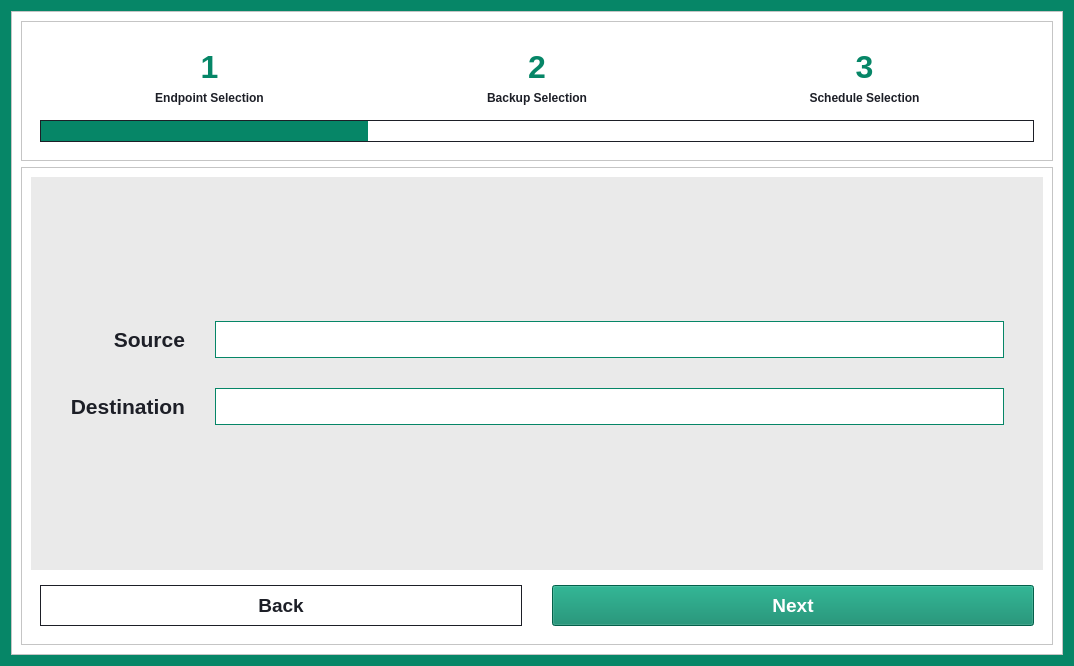
<?xml version="1.0" encoding="UTF-8"?>
<ui version="4.0">
 <class>CreateScheduleDialog</class>
 <widget class="QDialog" name="CreateScheduleDialog">
  <property name="geometry">
   <rect>
    <x>0</x>
    <y>0</y>
    <width>1074</width>
    <height>666</height>
   </rect>
  </property>
  <property name="windowTitle">
   <string>Dialog</string>
  </property>
  <property name="styleSheet">
   <string notr="true">* {
	font-family: &quot;Ubuntu Sans&quot;;
}

QDialog#CreateScheduleDialog {
	background-color: rgb(6, 134, 103);
}

QFrame {
	background: white;
}

QPushButton {
	padding: 16px 32px;
	font-size: 32px;
	font-weight: 500;
	qproperty-iconSize: 36px 36px;
	background-color: rgb(6, 134, 103);
	color: white;
	text-align: left;
}

QRadioButton {
	padding: 32px;
	font-size: 24px;
	font-weight: 500;
	background-color: white;
	color: rgb(29, 31, 39);
	border: 1px solid rgb(29, 31, 39);
}

QRadioButton::indicator {
	width: 0;
	height: 0;
}

QRadioButton:hover {
	background-color: rgb(234, 234, 234);
}

QRadioButton:checked {
	color: white;
	background-color: rgb(6, 134, 103);
	border: none;
}

QProgressBar {
    border: 1px solid rgb(29, 31, 39);
    height: 20px;
    text-align: center;
    font-weight: bold;
}

QProgressBar::chunk {
    background-color: rgb(6, 134, 103);
}

QLabel {
    color: rgb(29, 31, 39);
    font-weight: bold;
}</string>
  </property>
  <layout class="QGridLayout" name="gridLayout">
   <item row="0" column="0">
    <widget class="QFrame" name="frame">
     <property name="frameShape">
      <enum>QFrame::StyledPanel</enum>
     </property>
     <property name="frameShadow">
      <enum>QFrame::Raised</enum>
     </property>
     <layout class="QVBoxLayout" name="verticalLayout">
      <item>
       <widget class="QFrame" name="frame_4">
        <property name="sizePolicy">
         <sizepolicy hsizetype="Preferred" vsizetype="Fixed">
          <horstretch>0</horstretch>
          <verstretch>0</verstretch>
         </sizepolicy>
        </property>
        <property name="frameShape">
         <enum>QFrame::StyledPanel</enum>
        </property>
        <property name="frameShadow">
         <enum>QFrame::Raised</enum>
        </property>
        <layout class="QVBoxLayout" name="verticalLayout_3">
         <item>
          <widget class="QFrame" name="frame_5">
           <property name="sizePolicy">
            <sizepolicy hsizetype="Preferred" vsizetype="Preferred">
             <horstretch>0</horstretch>
             <verstretch>0</verstretch>
            </sizepolicy>
           </property>
           <property name="styleSheet">
            <string notr="true">QLabel {
	text-align: center;
}</string>
           </property>
           <property name="frameShape">
            <enum>QFrame::NoFrame</enum>
           </property>
           <property name="frameShadow">
            <enum>QFrame::Plain</enum>
           </property>
           <property name="lineWidth">
            <number>0</number>
           </property>
           <layout class="QVBoxLayout" name="verticalLayout_2">
            <item>
             <widget class="QFrame" name="frame_7">
              <property name="styleSheet">
               <string notr="true">QLabel {
	font-size: 24pt;
	color: rgb(6, 134, 103);
}</string>
              </property>
              <property name="frameShape">
               <enum>QFrame::NoFrame</enum>
              </property>
              <property name="frameShadow">
               <enum>QFrame::Raised</enum>
              </property>
              <layout class="QHBoxLayout" name="horizontalLayout">
               <property name="bottomMargin">
                <number>0</number>
               </property>
               <item>
                <widget class="QLabel" name="label_5">
                 <property name="text">
                  <string>1</string>
                 </property>
                 <property name="alignment">
                  <set>Qt::AlignCenter</set>
                 </property>
                </widget>
               </item>
               <item>
                <widget class="QLabel" name="label_6">
                 <property name="text">
                  <string>2</string>
                 </property>
                 <property name="alignment">
                  <set>Qt::AlignCenter</set>
                 </property>
                </widget>
               </item>
               <item>
                <widget class="QLabel" name="label_7">
                 <property name="text">
                  <string>3</string>
                 </property>
                 <property name="alignment">
                  <set>Qt::AlignCenter</set>
                 </property>
                </widget>
               </item>
              </layout>
             </widget>
            </item>
            <item>
             <widget class="QFrame" name="frame_8">
              <property name="frameShape">
               <enum>QFrame::NoFrame</enum>
              </property>
              <property name="frameShadow">
               <enum>QFrame::Raised</enum>
              </property>
              <layout class="QHBoxLayout" name="horizontalLayout_2">
               <property name="topMargin">
                <number>0</number>
               </property>
               <item>
                <widget class="QLabel" name="label_4">
                 <property name="text">
                  <string>Endpoint Selection</string>
                 </property>
                 <property name="alignment">
                  <set>Qt::AlignCenter</set>
                 </property>
                </widget>
               </item>
               <item>
                <widget class="QLabel" name="label_2">
                 <property name="text">
                  <string>Backup Selection</string>
                 </property>
                 <property name="alignment">
                  <set>Qt::AlignCenter</set>
                 </property>
                </widget>
               </item>
               <item>
                <widget class="QLabel" name="label_3">
                 <property name="text">
                  <string>Schedule Selection</string>
                 </property>
                 <property name="alignment">
                  <set>Qt::AlignCenter</set>
                 </property>
                </widget>
               </item>
              </layout>
             </widget>
            </item>
            <item>
             <widget class="QProgressBar" name="progressBar">
              <property name="value">
               <number>33</number>
              </property>
              <property name="textVisible">
               <bool>false</bool>
              </property>
             </widget>
            </item>
           </layout>
          </widget>
         </item>
        </layout>
       </widget>
      </item>
      <item>
       <widget class="QFrame" name="frame_2">
        <property name="frameShape">
         <enum>QFrame::StyledPanel</enum>
        </property>
        <property name="frameShadow">
         <enum>QFrame::Raised</enum>
        </property>
        <layout class="QVBoxLayout" name="verticalLayout_4">
         <item>
          <widget class="QStackedWidget" name="stackedWidget_createSchedule">
           <property name="styleSheet">
            <string notr="true">QWidget#endpoint_page,  
QWidget#backup_page, 
QWidget#schedule_page {
	background-color: rgb(234, 234, 234);
}

QLabel {
	background-color: rgb(234, 234, 234);
	font-weight: 500;
	font-size: 16pt;
}

QLineEdit {
	color: rgb(6, 134, 103);
	font-weight: 700;
	font-size: 16pt;
	padding: 4px;
	border: 1px solid rgb(6, 134, 103);
}

QLineEdit:disabled {
	background: rgba(6, 134, 103, 0.5);
}</string>
           </property>
           <widget class="QWidget" name="endpoint_page">
            <layout class="QGridLayout" name="gridLayout_3">
             <item row="0" column="0">
              <layout class="QGridLayout" name="gridLayout_2">
               <property name="leftMargin">
                <number>30</number>
               </property>
               <property name="topMargin">
                <number>30</number>
               </property>
               <property name="rightMargin">
                <number>30</number>
               </property>
               <property name="bottomMargin">
                <number>30</number>
               </property>
               <property name="spacing">
                <number>30</number>
               </property>
               <item row="1" column="0">
                <widget class="QLabel" name="label_8">
                 <property name="text">
                  <string>Destination</string>
                 </property>
                 <property name="alignment">
                  <set>Qt::AlignRight|Qt::AlignTrailing|Qt::AlignVCenter</set>
                 </property>
                </widget>
               </item>
               <item row="1" column="1">
                <widget class="QLineEdit" name="destinationInput"/>
               </item>
               <item row="0" column="0">
                <widget class="QLabel" name="label">
                 <property name="text">
                  <string>Source</string>
                 </property>
                 <property name="alignment">
                  <set>Qt::AlignRight|Qt::AlignTrailing|Qt::AlignVCenter</set>
                 </property>
                </widget>
               </item>
               <item row="0" column="1">
                <widget class="QLineEdit" name="sourceInput"/>
               </item>
              </layout>
             </item>
            </layout>
           </widget>
           <widget class="QWidget" name="backup_page">
            <property name="styleSheet">
             <string notr="true">QFrame {
	background: rgb(234, 234, 234);
}

QLabel {
	background-color: rgb(234, 234, 234);
	font-weight: 500;
	font-size: 16pt;
}

QLineEdit {
	color: rgb(6, 134, 103);
	font-weight: 700;
	font-size: 16pt;
	padding: 4px;
	border: 1px solid rgb(6, 134, 103);
}

QRadioButton {
	padding: 0px auto;
	font-size: 16pt;
	font-weight: 500;
	background-color: white;
	color: rgb(29, 31, 39);
	border: 1px solid rgb(29, 31, 39);
}

QRadioButton::indicator {
	width: 0;
	height: 0;
}

QRadioButton:hover {
	background-color: rgb(234, 234, 234);
}

QRadioButton:checked {
	color: white;
	background-color: rgb(6, 134, 103);
	border: none;
}
</string>
            </property>
            <layout class="QGridLayout" name="gridLayout_5">
             <item row="0" column="0">
              <layout class="QGridLayout" name="gridLayout_4">
               <property name="leftMargin">
                <number>30</number>
               </property>
               <property name="topMargin">
                <number>30</number>
               </property>
               <property name="rightMargin">
                <number>30</number>
               </property>
               <property name="bottomMargin">
                <number>30</number>
               </property>
               <property name="spacing">
                <number>30</number>
               </property>
               <item row="1" column="0">
                <widget class="QLabel" name="label_10">
                 <property name="text">
                  <string>Remarks</string>
                 </property>
                 <property name="alignment">
                  <set>Qt::AlignRight|Qt::AlignTrailing|Qt::AlignVCenter</set>
                 </property>
                </widget>
               </item>
               <item row="0" column="0">
                <widget class="QLabel" name="label_9">
                 <property name="text">
                  <string>Backup type</string>
                 </property>
                 <property name="alignment">
                  <set>Qt::AlignRight|Qt::AlignTrailing|Qt::AlignVCenter</set>
                 </property>
                </widget>
               </item>
               <item row="1" column="1">
                <widget class="QLineEdit" name="remarksInput"/>
               </item>
               <item row="0" column="1">
                <layout class="QVBoxLayout" name="verticalLayout_5">
                 <item>
                  <widget class="QRadioButton" name="fullButton">
                   <property name="text">
                    <string>Full Backup</string>
                   </property>
                   <property name="checked">
                    <bool>true</bool>
                   </property>
                  </widget>
                 </item>
                 <item>
                  <widget class="QRadioButton" name="incButton">
                   <property name="text">
                    <string>Incremental Backup</string>
                   </property>
                  </widget>
                 </item>
                 <item>
                  <widget class="QRadioButton" name="diffButton">
                   <property name="text">
                    <string>Differential Backup</string>
                   </property>
                  </widget>
                 </item>
                </layout>
               </item>
              </layout>
             </item>
            </layout>
           </widget>
           <widget class="QWidget" name="schedule_page">
            <layout class="QGridLayout" name="gridLayout_7">
             <item row="0" column="0">
              <layout class="QGridLayout" name="gridLayout_6">
               <property name="leftMargin">
                <number>30</number>
               </property>
               <property name="topMargin">
                <number>30</number>
               </property>
               <property name="rightMargin">
                <number>30</number>
               </property>
               <property name="bottomMargin">
                <number>30</number>
               </property>
               <property name="spacing">
                <number>30</number>
               </property>
               <item row="0" column="1">
                <widget class="QLineEdit" name="scheduleInput"/>
               </item>
               <item row="0" column="0">
                <widget class="QLabel" name="label_11">
                 <property name="text">
                  <string>Cron String</string>
                 </property>
                 <property name="alignment">
                  <set>Qt::AlignRight|Qt::AlignTrailing|Qt::AlignVCenter</set>
                 </property>
                </widget>
               </item>
              </layout>
             </item>
            </layout>
           </widget>
          </widget>
         </item>
         <item>
          <widget class="QFrame" name="frame_9">
           <property name="sizePolicy">
            <sizepolicy hsizetype="Preferred" vsizetype="Fixed">
             <horstretch>0</horstretch>
             <verstretch>0</verstretch>
            </sizepolicy>
           </property>
           <property name="styleSheet">
            <string notr="true">QPushButton {
	font-size: 14pt;
	padding: 8px;
	text-align: center;
}

QPushButton#backButton {
	background: white;
	color: rgb(29, 31, 39);
	border: 1px solid rgb(29, 31, 39);
}

QPushButton#backButton:hover {
	background: rgb(234, 234, 234);
}

QPushButton#backButton:disabled {
	background: lightgrey;
	color: darkgrey;
	border: none;
}

QPushButton#nextButton:disabled {
	background: grey;
}</string>
           </property>
           <property name="frameShape">
            <enum>QFrame::NoFrame</enum>
           </property>
           <property name="frameShadow">
            <enum>QFrame::Raised</enum>
           </property>
           <layout class="QHBoxLayout" name="horizontalLayout_4">
            <property name="spacing">
             <number>30</number>
            </property>
            <property name="leftMargin">
             <number>9</number>
            </property>
            <property name="rightMargin">
             <number>9</number>
            </property>
            <item>
             <widget class="QPushButton" name="backButton">
              <property name="enabled">
               <bool>true</bool>
              </property>
              <property name="text">
               <string>Back</string>
              </property>
             </widget>
            </item>
            <item>
             <widget class="QPushButton" name="nextButton">
              <property name="text">
               <string>Next</string>
              </property>
              <property name="shortcut">
               <string>Ctrl+S</string>
              </property>
             </widget>
            </item>
           </layout>
          </widget>
         </item>
        </layout>
       </widget>
      </item>
     </layout>
    </widget>
   </item>
  </layout>
 </widget>
 <resources/>
 <connections/>
</ui>
